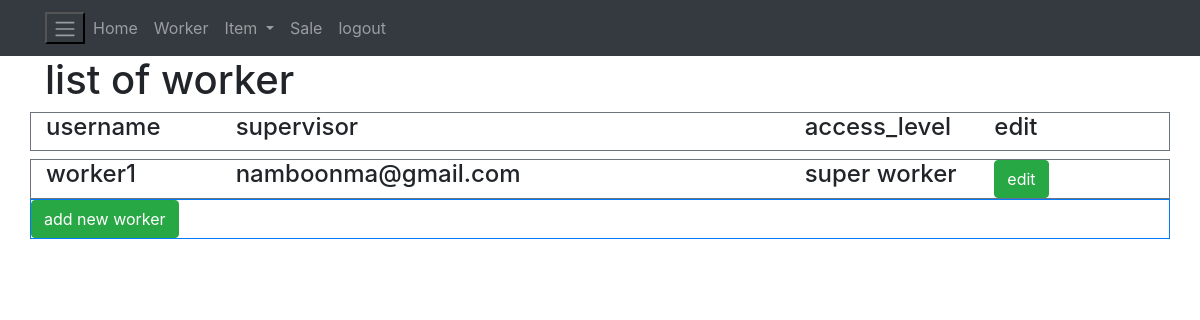
Page /store/wahkorboy/list/worker (signed in) on the earlier database version.
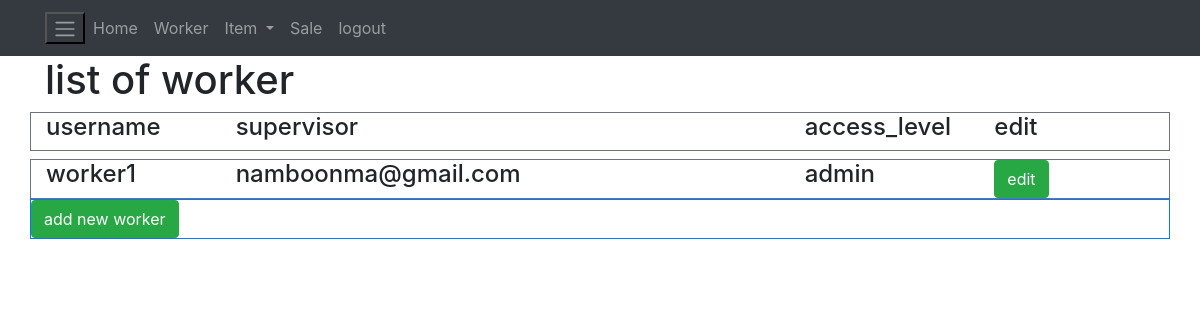
Same page on the later database version.
### stock/models.py (models this page shows, shortened)
class Worker(models.Model):
    objects: models.Manager
    supervisor = models.ForeignKey(User, on_delete=models.CASCADE)
    username = models.SlugField(max_length=200 )
    password = models.CharField(max_length=200)
    date_log = models.DateTimeField(auto_now=True)
    track = models.CharField(max_length=255)     # track connection
    access_level = models.PositiveIntegerField(default=99,
                                               choices=[(1,'admin'),(10,'superuser'),(99,'worker')],
                                               )  # 1-99

class User(AbstractBaseUser):
    email = models.EmailField(max_length=255, unique=True)
    full_name = models.CharField(max_length=255, blank=True, null=True)
    url = models.SlugField(unique=True, verbose_name='URL')
    active = models.BooleanField(default=True)   # can login
    staff = models.BooleanField(default=False)
    admin = models.BooleanField(default=False)
    timestamp = models.DateTimeField(auto_now=True)
    confirm = models.BooleanField(default=False)
    confirm_date = models.DateTimeField(null=True)
    under_worker = models.PositiveIntegerField(default=2)   # number for worker under user
    USERNAME_FIELD = 'email'
    REQUIRED_FIELDS = []  # ['full_name']   # python manage.py createsuperuser
    objects = UserManager()
    def __str__(self):
        return self.email
    @property
    def is_active(self):
        return self.active

### stock/data2view/store/views.py (the view)
# urls.py: path('store/<str:url>/list/worker', storeview.ListView, name='list_worker'),
def ListView(request, url):
    content = {"title": url}
    supervisor = User.objects.filter(email=request.user)
    if supervisor.exists():
        workers = Worker.objects.filter(supervisor=supervisor[0])
        if workers.exists():
            content['workers'] = workers
            if workers.count() >= supervisor[0].under_worker:
                content['add_worker'] = 'worker exceed limit'
    return render(request, 'stock/store/list.html', content)

### stock/templates/stock/store/list.html (shortened to what this page needs)
{% extends 'stock/layout/layout.html' %}
{% block content %}
{% load static %}
<div id="container">
      {% if user.is_authenticated %}
      <h1>list of worker</h1>
          {% if workers %}
  <div class="row mb-2 border border-secondary">
        <div class="col-12 col-md-2">
            <h4>username</h4>
        </div>
        <div class="col-12 col-md-6">
          <h4>supervisor</h4>
        </div>
        <div class="col-12 col-md-2">
          <h4>access_level<h4>
        </div>
        <div class="col-12 col-md-2">
          <h4>edit<h4>
        </div>
  </div>
                {% for worker in workers %}
                <div class="row border border-secondary">
                      <div class="col-12 col-md-2">
                          <h4>{{worker.username}}</h4>
                      </div>
                      <div class="col-12 col-md-6">
                        <h4>{{worker.supervisor}}</h4>
                      </div>
                      <div class="col-12 col-md-2">
                        <h4>
                          {% ifequal worker.access_level 1 %}
                            admin
                          {% endifequal %}
                          {% ifequal worker.access_level 10 %}
                            super worker
                          {% endifequal %}
                          </h4>
                      </div>
                      <div class="col-12 col-md-2">
                          <a class="btn btn-success" href="{% url 'stock:edit_worker' request.user.url worker.id %}">edit</a>
                      </div>
                </div>
                {% endfor %}
          {% endif %}
          {% if add_worker %}
          {% else %}
          <div class="row border border-primary">
            <a href="{% url 'stock:create_worker' request.user.url %}">
              <button type="button" class="btn btn-success">add new worker</button>
              </a>
          </div>
          {% endif %}
      {% else %}
      <p>not login</p>
      {% endif %}
</div>
{% endblock %}

Differences in the rows shown:
changed Worker "worker1": text "super worker" → "admin"
